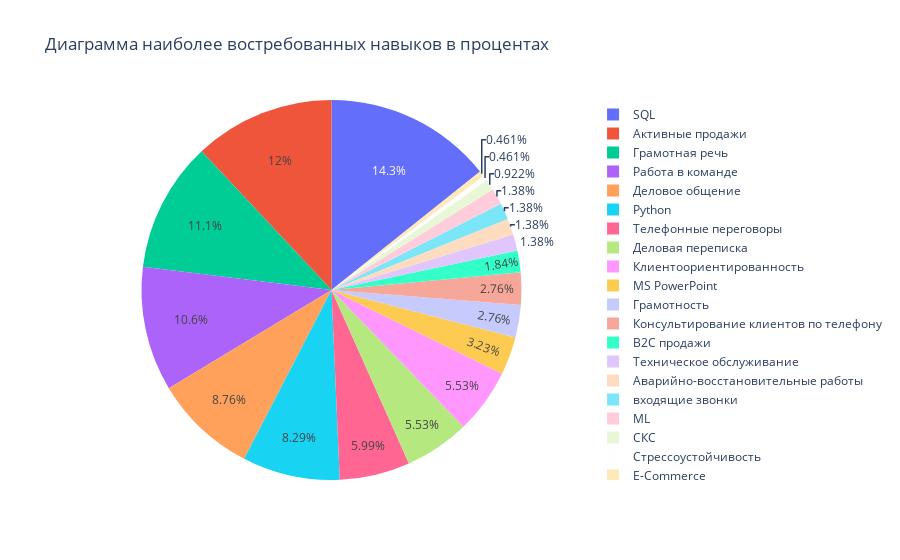

Source (notebook cell):
### Code cell
import plotly as py
import plotly.graph_objs as go
pyplt=py.offline.plot
labels=list(dct_skill.keys())[0:20]
values=list(dct_skill.values())[0:20]
trace=[go.Pie(labels=labels,values=values)]
layout=go.Layout(
    title='Диаграмма наиболее востребованных навыков в процентах'
)
fig=go.Figure(data=trace,layout=layout)
fig.show()

### Figure 1 — Plotly figure (JSON) as saved in the notebook; plotly's stock layout.template omitted (floating-point values rounded to 4 significant figures)
{"data": [{"labels": ["Техническое обслуживание", "СКС", "Аварийно-восстановительные работы", "Деловое общение", "Деловая переписка", "Грамотность", "Грамотная речь", "Работа в команде", "Активные продажи", "B2C продажи", "входящие звонки", "Консультирование клиентов по телефону", "Телефонные переговоры", "Клиентоориентированность", "Стрессоустойчивость", "Python", "SQL", "MS PowerPoint", "ML", "E-Commerce"], "type": "pie", "values": [3, 2, 3, 19, 12, 6, 24, 23, 26, 4, 3, 6, 13, 12, 1, 18, 31, 7, 3, 1]}], "layout": {"title": {"text": "Диаграмма наиболее востребованных навыков в процентах"}}}
